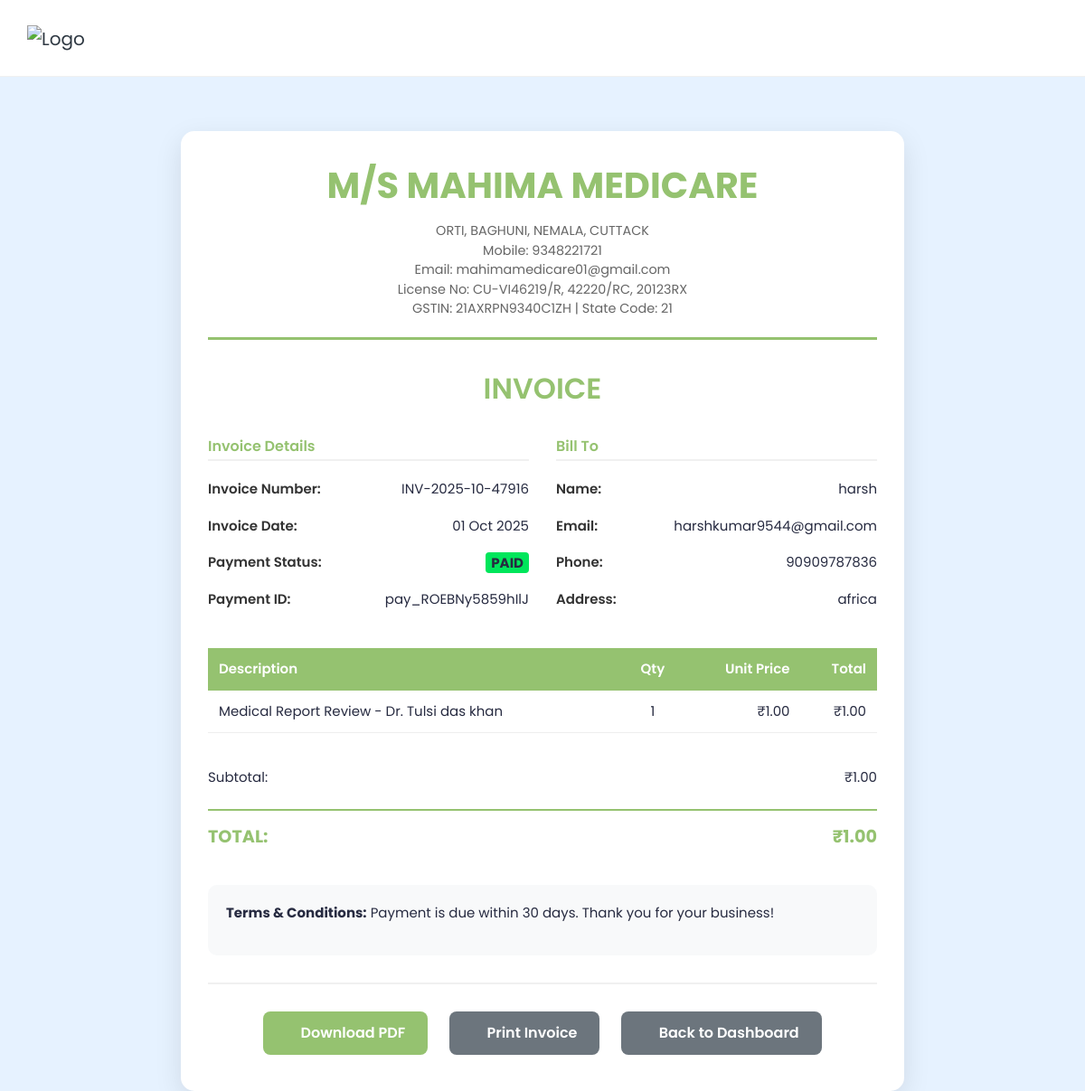
The page /razorpay/invoice/view/1/ (signed in) on the database its author committed.
### razorpay_payment/models.py (models this page shows, shortened)
class Invoice(models.Model):
    INVOICE_STATUS_CHOICES = [
        ('draft', 'Draft'),
        ('sent', 'Sent'),
        ('paid', 'Paid'),
        ('cancelled', 'Cancelled'),
    ]
    invoice_number = models.CharField(max_length=50, unique=True)
    invoice_date = models.DateTimeField(auto_now_add=True)
    due_date = models.DateTimeField(null=True, blank=True)
    status = models.CharField(max_length=20, choices=INVOICE_STATUS_CHOICES, default='paid')
    payment = models.OneToOneField(RazorpayPayment, on_delete=models.CASCADE, related_name='invoice')
    customer_name = models.CharField(max_length=255)
    customer_email = models.CharField(max_length=255)
    customer_phone = models.CharField(max_length=20)
    customer_address = models.TextField(null=True, blank=True)
    company_name = models.CharField(max_length=255, default='MAHIMA MEDICARE')
    company_address = models.TextField(default='ଆପଣଙ୍କ ସ୍ବାସ୍ଥ୍ୟ ର ସାଥୀ (Your Health Partner)\nBarkoliya Bajar, Orti, Cuttack, 754209\nWeb: mahimamedicare.co.in')
    company_phone = models.CharField(max_length=20, default='+91 8763814619')
    company_email = models.CharField(max_length=100, default='mahimamedicare01@gmail.com')
    license_no = models.CharField(max_length=100, default='CU-VI46219/R, 42220/RC, 20123RX')
    gstin = models.CharField(max_length=20, default='21AXRPN9340C1ZH')
    state_code = models.CharField(max_length=5, default='21')
    subtotal = models.DecimalField(max_digits=10, decimal_places=2)
    tax_amount = models.DecimalField(max_digits=10, decimal_places=2, default=Decimal('0.00'))
    discount_amount = models.DecimalField(max_digits=10, decimal_places=2, default=Decimal('0.00'))
    total_amount = models.DecimalField(max_digits=10, decimal_places=2)
    notes = models.TextField(null=True, blank=True)
    terms_conditions = models.TextField(null=True, blank=True, default='Payment is due within 30 days. Thank you for your business!')
    pdf_file = models.FileField(upload_to='invoices/', null=True, blank=True)
    created_at = models.DateTimeField(auto_now_add=True)
    updated_at = models.DateTimeField(auto_now=True)
    class Meta:
        ordering = ['-created_at']

class RazorpayPayment(models.Model):
    PAYMENT_STATUS_CHOICES = [
        ('created', 'Created'),
        ('authorized', 'Authorized'),
        ('captured', 'Captured'),
        ('refunded', 'Refunded'),
        ('failed', 'Failed'),
    ]
    PAYMENT_TYPE_CHOICES = [
        ('appointment', 'Appointment'),
        ('pharmacy', 'Pharmacy'),
        ('test', 'Test'),
        ('prescription', 'Prescription'),
        ('prescription_order', 'Prescription Order'),
    ]
    payment_id = models.AutoField(primary_key=True)
    razorpay_order_id = models.CharField(max_length=255, unique=True)
    razorpay_payment_id = models.CharField(max_length=255, null=True, blank=True)
    razorpay_signature = models.CharField(max_length=255, null=True, blank=True)
    patient = models.ForeignKey(Patient, on_delete=models.CASCADE, null=True, blank=True)
    appointment = models.ForeignKey(Appointment, on_delete=models.SET_NULL, null=True, blank=True)
    order = models.ForeignKey(Order, on_delete=models.SET_NULL, null=True, blank=True)
    test_order = models.ForeignKey(testOrder, on_delete=models.SET_NULL, null=True, blank=True)
    prescription = models.ForeignKey(Prescription, on_delete=models.SET_NULL, null=True, blank=True)
    prescription_upload = models.ForeignKey(PrescriptionUpload, on_delete=models.SET_NULL, null=True, blank=True)
    payment_type = models.CharField(max_length=20, choices=PAYMENT_TYPE_CHOICES)
    amount = models.DecimalField(max_digits=10, decimal_places=2)
    currency = models.CharField(max_length=3, default='INR')
    status = models.CharField(max_length=20, choices=PAYMENT_STATUS_CHOICES, default='created')
    name = models.CharField(max_length=255, null=True, blank=True)
    email = models.CharField(max_length=255, null=True, blank=True)
    phone = models.CharField(max_length=255, null=True, blank=True)
    address = models.TextField(null=True, blank=True)
    created_at = models.DateTimeField(auto_now_add=True)
    updated_at = models.DateTimeField(auto_now=True)
    notes = models.JSONField(null=True, blank=True)
    receipt = models.CharField(max_length=255, null=True, blank=True)
    class Meta:
        ordering = ['-created_at']

class InvoiceItem(models.Model):
    invoice = models.ForeignKey(Invoice, on_delete=models.CASCADE, related_name='items')
    description = models.CharField(max_length=255)
    quantity = models.PositiveIntegerField(default=1)
    unit_price = models.DecimalField(max_digits=10, decimal_places=2)
    total_price = models.DecimalField(max_digits=10, decimal_places=2)
    item_type = models.CharField(max_length=50, null=True, blank=True)  # 'appointment', 'medicine', 'test'
    item_id = models.PositiveIntegerField(null=True, blank=True)  # ID of the related item

### razorpay_payment/views.py (the view)
# urls.py: path('invoice/view/<int:invoice_id>/', views.view_invoice, name='view-invoice'),
@login_required
def view_invoice(request, invoice_id):
    try:
        invoice = get_object_or_404(Invoice, id=invoice_id)
        if hasattr(request.user, 'patient'):
            patient = request.user.patient
            if invoice.payment.patient != patient:
                messages.error(request, 'You do not have permission to access this invoice.')
                return redirect('patient-dashboard')
        else:
            messages.error(request, 'Access denied.')
            return redirect('patient-dashboard')
        context = {
            'invoice': invoice,
            'payment': invoice.payment
        }
        return render(request, 'razorpay_payment/invoice_detail.html', context)
    except Exception as e:
        messages.error(request, f'Error viewing invoice: {str(e)}')
        return redirect('patient-dashboard')

### templates/razorpay_payment/invoice_detail.html (shortened to what this page needs)
{% load static %}
<!DOCTYPE html>
<html lang="en">
<head>
    <link rel="stylesheet" href="{% static 'HealthStack-System/css/Normal/bootstrap.min.css' %}">
    <link rel="stylesheet" href="{% static 'HealthStack-System/plugins/Normal/fontawesome/css/all.min.css' %}">
    <link rel="stylesheet" href="{% static 'HealthStack-System/css/Normal/style.css' %}">
</head>
<body>
    <div class="main-wrapper">
        <header class="header">
            <nav class="navbar navbar-expand-lg header-nav">
                <div class="navbar-header">
                    <a href="{% url 'hospital_home' %}" class="navbar-brand logo">
                        <img src="{% static 'HealthStack-System/images/Normal/logo.png' %}" class="img-fluid" alt="Logo">
                    </a>
                </div>
            </nav>
        </header>
        <div class="content">
            <div class="container">
                <div class="invoice-container">
                    <div class="invoice-header">
                        <div class="company-name">{{ invoice.company_name }}</div>
                        <div class="company-details">
                            {{ invoice.company_address|linebreaksbr }}<br>
                            Mobile: {{ invoice.company_phone }}<br>
                            Email: {{ invoice.company_email }}<br>
                            License No: {{ invoice.license_no }}<br>
                            GSTIN: {{ invoice.gstin }} | State Code: {{ invoice.state_code }}
                        </div>
                    </div>
                    <div class="invoice-title">INVOICE</div>
                    <div class="invoice-info">
                        <div class="info-section">
                            <h5>Invoice Details</h5>
                            <div class="info-item">
                                <span class="info-label">Invoice Number:</span>
                                <span>{{ invoice.invoice_number }}</span>
                            </div>
                            <div class="info-item">
                                <span class="info-label">Invoice Date:</span>
                                <span>{{ invoice.invoice_date|date:"d M Y" }}</span>
                            </div>
                            <div class="info-item">
                                <span class="info-label">Payment Status:</span>
                                <span class="badge bg-success">{{ invoice.status|upper }}</span>
                            </div>
                            <div class="info-item">
                                <span class="info-label">Payment ID:</span>
                                <span>{{ payment.razorpay_payment_id }}</span>
                            </div>
                        </div>
                        <div class="info-section">
                            <h5>Bill To</h5>
                            <div class="info-item">
                                <span class="info-label">Name:</span>
                                <span>{{ invoice.customer_name }}</span>
                            </div>
                            <div class="info-item">
                                <span class="info-label">Email:</span>
                                <span>{{ invoice.customer_email }}</span>
                            </div>
                            <div class="info-item">
                                <span class="info-label">Phone:</span>
                                <span>{{ invoice.customer_phone }}</span>
                            </div>
                            {% if invoice.customer_address %}
                            <div class="info-item">
                                <span class="info-label">Address:</span>
                                <span>{{ invoice.customer_address }}</span>
                            </div>
                            {% endif %}
                        </div>
                    </div>
                    <table class="items-table">
                        <thead>
                            <tr>
                                <th>Description</th>
                                <th style="text-align: center;">Qty</th>
                                <th style="text-align: right;">Unit Price</th>
                                <th style="text-align: right;">Total</th>
                            </tr>
                        </thead>
                        <tbody>
                            {% for item in invoice.items.all %}
                            <tr>
                                <td>{{ item.description }}</td>
                                <td style="text-align: center;">{{ item.quantity }}</td>
                                <td style="text-align: right;">₹{{ item.unit_price|floatformat:2 }}</td>
                                <td style="text-align: right;">₹{{ item.total_price|floatformat:2 }}</td>
                            </tr>
                            {% endfor %}
                        </tbody>
                    </table>
                    <div class="totals-section">
                        <div class="total-row">
                            <span>Subtotal:</span>
                            <span>₹{{ invoice.subtotal|floatformat:2 }}</span>
                        </div>
                        <div class="total-row total-final">
                            <span>TOTAL:</span>
                            <span>₹{{ invoice.total_amount|floatformat:2 }}</span>
                        </div>
                    </div>
                    {% if invoice.notes or invoice.terms_conditions %}
                    <div class="notes-section">
                        {% if invoice.terms_conditions %}
                        <p><strong>Terms & Conditions:</strong> {{ invoice.terms_conditions }}</p>
                        {% endif %}
                    </div>
                    {% endif %}
                    <div class="action-buttons">
                        <a href="{% url 'download-invoice' invoice.id %}" class="btn-invoice">
                            <i class="fas fa-download"></i> Download PDF
                        </a>
                        <a href="javascript:window.print()" class="btn-invoice btn-secondary">
                            <i class="fas fa-print"></i> Print Invoice
                        </a>
                        <a href="{% url 'patient-dashboard' %}" class="btn-invoice btn-secondary">
                            <i class="fas fa-arrow-left"></i> Back to Dashboard
                        </a>
                    </div>
                </div>
            </div>
        </div>
    </div>
</body>
</html>

### templates/razorpay_payment/invoice_detail.html (style rules this page uses)
.invoice-container { max-width: 800px; margin: 30px auto; padding: 30px; background: #fff; border-radius: 15px; box-shadow: 0 10px 30px rgba(0,0,0,0.1); }
.invoice-header { text-align: center; margin-bottom: 30px; padding-bottom: 20px; border-bottom: 3px solid #95C270; }
.company-name { font-size: 2.5rem; font-weight: 700; color: #95C270; margin-bottom: 10px; }
.company-details { color: #666; font-size: 0.9rem; }
.invoice-title { font-size: 2rem; font-weight: 600; color: #95C270; text-align: center; margin: 30px 0; }
.invoice-info { display: grid; grid-template-columns: 1fr 1fr; gap: 30px; margin-bottom: 30px; }
.info-section h5 { color: #95C270; font-weight: 600; margin-bottom: 15px; border-bottom: 2px solid #f0f0f0; padding-bottom: 5px; }
.info-item { display: flex; justify-content: space-between; margin-bottom: 8px; padding: 5px 0; }
.info-label { font-weight: 600; color: #333; }
.items-table { width: 100%; border-collapse: collapse; margin: 30px 0; }
.items-table th { background: #95C270; color: white; padding: 12px; text-align: left; font-weight: 600; }
.items-table td { padding: 12px; border-bottom: 1px solid #eee; }
.totals-section { margin-top: 30px; text-align: right; }
.total-row { display: flex; justify-content: space-between; margin-bottom: 10px; padding: 8px 0; }
.total-final { font-size: 1.2rem; font-weight: 700; color: #95C270; border-top: 2px solid #95C270; padding-top: 15px; margin-top: 15px; }
.action-buttons { text-align: center; margin-top: 30px; padding-top: 20px; border-top: 2px solid #f0f0f0; }
.btn-invoice { background: #95C270; color: white; border: none; padding: 12px 25px; border-radius: 8px; font-size: 16px; font-weight: 600; text-decoration: none; display: inline-block; margin: 10px; transition: all 0.3s ease; }
.btn-secondary { background: #6c757d; color: white; }
.notes-section { margin-top: 30px; padding: 20px; background: #f8f9fa; border-radius: 10px; }

### rows shown on the page
Invoice: company_name "M/S MAHIMA MEDICARE", company_address "ORTI, BAGHUNI, NEMALA, CUTTACK", company_phone "9348221721", company_email "mahimamedicare01@gmail.com", license_no "CU-VI46219/R, 42220/RC, 20123RX", gstin "21AXRPN9340C1ZH", state_code "21", invoice_number "INV-2025-10-47916", invoice_date "01 Oct 2025", status "PAID", customer_name "harsh", customer_email "harshkumar9544@gmail.com", customer_phone "90909787836", customer_address "africa", subtotal "1.00", total_amount "1.00", terms_conditions "Payment is due within 30 days. Thank you for your business!"
RazorpayPayment: razorpay_payment_id "pay_ROEBNy5859hIlJ"
InvoiceItem: description "Medical Report Review - Dr. Tulsi das khan", quantity "1", unit_price "1.00", total_price "1.00"
